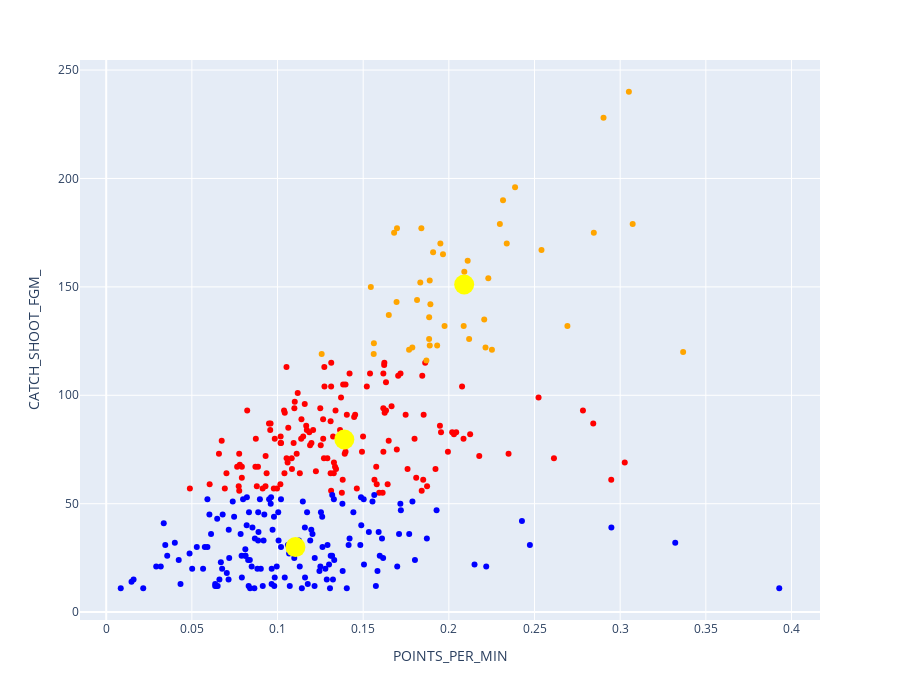

The code cell stored with this chart in its notebook:
### Code cell
fig=px.scatter(Final[Final['value']==0], x="POINTS_PER_MIN_", y="CATCH_SHOOT_FGM_", color_discrete_sequence=['red'],
        hover_data=["PLAYER_NAME","Salary"],
        height=700, width=900,
        )

fig2=px.scatter(Final[Final['value']==1], x="POINTS_PER_MIN_", y="CATCH_SHOOT_FGM_", color_discrete_sequence=['blue'],
        hover_data=["PLAYER_NAME","Salary"],
        height=700, width=900,
        )

fig3=px.scatter(Final[Final['value']==2], x="POINTS_PER_MIN_", y="CATCH_SHOOT_FGM_", color_discrete_sequence=['orange'],
        hover_data=["PLAYER_NAME","Salary"],
        height=700, width=900,
        )
fig4=px.scatter(kmeans.cluster_centers_, kmeans.cluster_centers_[:, 1], kmeans.cluster_centers_[:, 0], color_discrete_sequence=['yellow'],
        height=1000, width=1000,
        )
fig4.update_traces(marker=dict(size=20))

fig.add_traces(
    list(fig2.select_traces())
)

fig.add_traces(
    list(fig3.select_traces())
)

fig.add_traces(
    list(fig4.select_traces())
)

fig.update_layout(
    xaxis_title="POINTS_PER_MIN",
    yaxis_title="CATCH_SHOOT_FGM_",
)
# fig.update_layout(xaxis_range=[0,1])

### Figure 1 — Plotly figure (JSON) as saved in the notebook; plotly's stock layout.template omitted (floating-point values rounded to 4 significant figures; data arrays with more than 128 entries replaced by an {"elided": "..."} marker saying what was removed)
{"data": [{"customdata": {"elided": "141x2 str values"}, "hovertemplate": "POINTS_PER_MIN_=%{x}<br>CATCH_SHOOT_FGM_=%{y}<br>PLAYER_NAME=%{customdata[0]}<br>Salary=%{customdata[1]}<extra></extra>", "legendgroup": "", "marker": {"color": "red", "symbol": "circle"}, "mode": "markers", "name": "", "orientation": "v", "showlegend": false, "type": "scatter", "x": {"elided": "141 float values"}, "xaxis": "x", "y": {"elided": "141 int values"}, "yaxis": "y"}, {"customdata": {"elided": "147x2 str values"}, "hovertemplate": "POINTS_PER_MIN_=%{x}<br>CATCH_SHOOT_FGM_=%{y}<br>PLAYER_NAME=%{customdata[0]}<br>Salary=%{customdata[1]}<extra></extra>", "legendgroup": "", "marker": {"color": "blue", "symbol": "circle"}, "mode": "markers", "name": "", "orientation": "v", "showlegend": false, "type": "scatter", "x": {"elided": "147 float values"}, "xaxis": "x", "y": {"elided": "147 int values"}, "yaxis": "y"}, {"customdata": [["Donte DiVincenzo", "$10,900,000"], ["Klay Thompson", "$43,219,440"], ["Bogdan Bogdanovic", "$18,700,000"], ["Stephen Curry", "$51,915,615"], ["Sam Hauser", "$1,927,896"], ["Malik Beasley", "$2,709,849"], ["Nikola Vucevic", "$18,518,519"], ["Mikal Bridges", "$21,700,000"], ["Kevin Durant", "$47,649,433"], ["Lauri Markkanen", "$17,259,999"], ["Paul George", "$45,640,084"], ["Buddy Hield", "$19,321,859"], ["Naz Reid", "$12,950,400"], ["Keegan Murray", "$8,409,000"], ["Grayson Allen", "$8,925,000"], ["Myles Turner", "$20,975,000"], ["Max Strus", "$14,487,684"], ["Corey Kispert", "$3,722,040"], ["Brandon Miller", "$10,880,364"], ["Brook Lopez", "$25,000,000"], ["Coby White", "$11,111,111"], ["Derrick White", "$18,857,143"], ["D'Angelo Russell", "$17,307,693"], ["Luguentz Dort", "$15,277,778"], ["Chet Holmgren", "$10,386,000"], ["CJ McCollum", "$35,802,469"], ["Georges Niang", "$8,800,000"], ["Norman Powell", "$18,000,000"], ["Eric Gordon", "$3,196,448"], ["Isaiah Joe", "$1,997,238"], ["Aaron Nesmith", "$5,634,257"], ["Kristaps Porzingis", "$36,016,200"], ["Harrison Barnes", "$17,000,000"], ["Duncan Robinson", "$18,154,000"], ["Royce O'Neale", "$9,500,000"], ["Karl-Anthony Towns", "$36,016,200"], ["Simone Fontecchio", "$3,044,872"], ["Jalen Suggs", "$7,252,080"], ["Cameron Johnson", "$25,679,348"], ["Sam Merrill", "$1,997,238"], ["Dejounte Murray", "$18,214,000"], ["Devin Vassell", "$5,887,899"], ["Jerami Grant", "$27,586,207"]], "hovertemplate": "POINTS_PER_MIN_=%{x}<br>CATCH_SHOOT_FGM_=%{y}<br>PLAYER_NAME=%{customdata[0]}<br>Salary=%{customdata[1]}<extra></extra>", "legendgroup": "", "marker": {"color": "orange", "symbol": "circle"}, "mode": "markers", "name": "", "orientation": "v", "showlegend": false, "type": "scatter", "x": [0.3051, 0.2903, 0.2387, 0.2316, 0.3073, 0.2298, 0.1697, 0.184, 0.168, 0.2846, 0.195, 0.2338, 0.2541, 0.1908, 0.1966, 0.211, 0.209, 0.223, 0.1888, 0.1833, 0.1545, 0.1814, 0.1695, 0.1892, 0.1649, 0.1885, 0.2206, 0.1975, 0.2087, 0.2692, 0.1885, 0.2118, 0.1562, 0.1932, 0.1888, 0.1787, 0.2214, 0.1768, 0.2251, 0.3368, 0.1258, 0.1561, 0.1869], "xaxis": "x", "y": [240, 228, 196, 190, 179, 179, 177, 177, 175, 175, 170, 170, 167, 166, 165, 162, 157, 154, 153, 152, 150, 144, 143, 142, 137, 136, 135, 132, 132, 132, 126, 126, 124, 123, 123, 122, 122, 121, 121, 120, 119, 119, 116], "yaxis": "y"}, {"hovertemplate": "x=%{x}<br>y=%{y}<extra></extra>", "legendgroup": "", "marker": {"color": "yellow", "size": 20, "symbol": "circle"}, "mode": "markers", "name": "", "orientation": "v", "showlegend": false, "type": "scatter", "x": [0.139, 0.1105, 0.2089], "xaxis": "x", "y": [79.62, 29.99, 151.1], "yaxis": "y"}], "layout": {"height": 700, "legend": {"tracegroupgap": 0}, "margin": {"t": 60}, "width": 900, "xaxis": {"anchor": "y", "domain": [0, 1], "title": {"text": "POINTS_PER_MIN"}}, "yaxis": {"anchor": "x", "domain": [0, 1], "title": {"text": "CATCH_SHOOT_FGM_"}}}}
